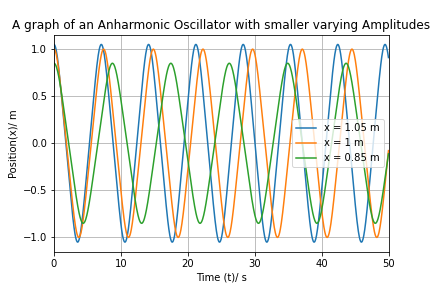

Here is the Python script that generated this plot:
# -*- coding: utf-8 -*-



 # Question 1 c plot 1
 

import numpy as np
import matplotlib.pyplot as plt


a = 0.0
b = 50.0
N = 1000
h = (b-a)/N

def f(r, t):
    x = r[0]
    v = r[1]
    fx = v
    fv = -omega**2*x**3
    return np.array([fx, fv], float)


omega = 1.0

def dsolve(x0, f):
    tpoints = np.arange(a, b, h)    ## a is the initial time and b is the final time
    xpoints = []
    vpoints = []
    r = np.array([x0, 0.0] )
    
    for t in tpoints:
        
        xpoints.append(r[0])
        vpoints.append(r[1])
        
        k1 = h*f(r,t)
        k2 = h*f(r+0.5*k1,t+0.5*h)
        k3 = h*f(r+0.5*k2,t+0.5*h)
        k4 = h*f(r+k3,t+h)
        r += (k1+2*k2+2*k3+k4)/6
    return tpoints, xpoints
  
    

t, x = dsolve(1.05, f)
plt.plot(t, x,  label = 'x = 1.05 m')

t, x = dsolve(1, f)
plt.plot(t, x, label = 'x = 1 m')

t, x = dsolve(0.85, f)
plt.plot(t, x, label = 'x = 0.85 m')

figsize = (12, 8)
plt.xlabel("Time (t)/ s")
plt.ylabel('Position(x)/ m')
plt.title("A graph of an Anharmonic Oscillator with smaller varying Amplitudes")
plt.grid()
plt.legend()
plt.xlim(0, 50)
plt.savefig('anharmonic1.png')



